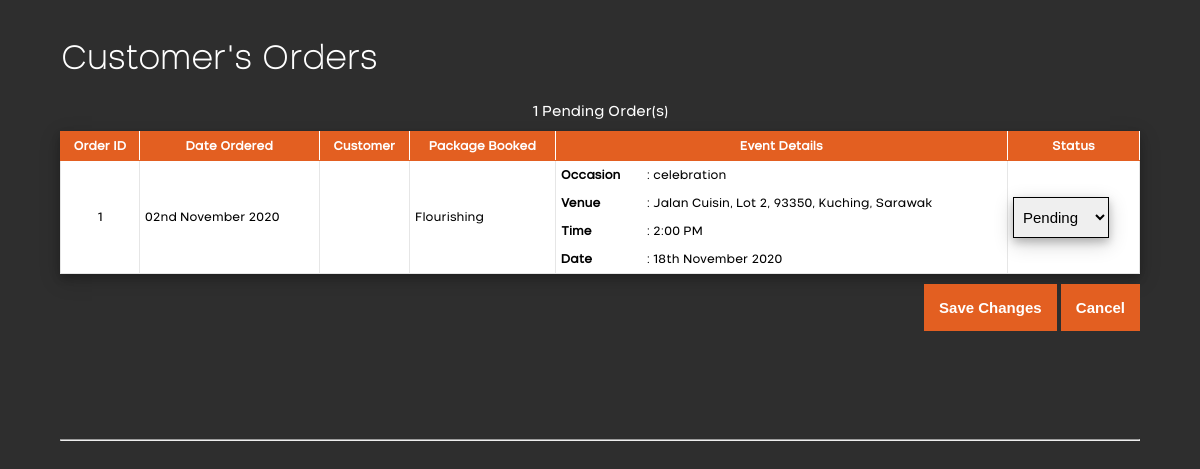
/orderlist.php, run on the app's committed database.
### tables this page shows
CREATE TABLE `orders` (
  `order_id` int(11) NOT NULL,
  `CustomerID` int(11) NOT NULL,
  `order_date` date NOT NULL,
  `order_status` char(10) NOT NULL,
  `occasion` varchar(50) NOT NULL,
  `package_id` int(11) NOT NULL,
  `address` varchar(255) NOT NULL,
  `event_time` time NOT NULL,
  `event_date` date NOT NULL
);

CREATE TABLE `package` (
  `package_id` int(11) NOT NULL,
  `package_name` varchar(255) NOT NULL,
  `package_cuisine` varchar(30) NOT NULL,
  `pax` int(11) NOT NULL,
  `price_per_pax` decimal(5,2) NOT NULL,
  `package_desc` varchar(500) DEFAULT NULL
);

### order_class.php (called while the page is built, shortened)
<?php
class Order{
	private $conn;
	private $tableName="orders";
	public function __construct($db){
		$this->conn = $db;
	}
	public function read(){
		$rows = [];
		$query = " SELECT *
                 FROM userinformation
                 NATURAL RIGHT JOIN ".$this->tableName."
                NATURAL LEFT JOIN package
                ORDER BY order_date";
		$result = @mysqli_query($this->conn,$query);
		while($row = mysqli_fetch_assoc($result)){
			$rows[] = $row;
		}
		return $rows;
	}
}
?>

### orderlist.php (the view, shortened to what this page needs)
<?php include_once "order_class.php" ?>
<!DOCTYPE html>
<html lang="en">
    <head>
		<link rel="stylesheet" type="text/css" href="style.css"/>
	</head>
    <body id="orderlist">
        <?php
            $database = new Database();
            $db = $database->getConnection();
            $order = new Order($db);
            $records = $order->read();
            $pending_rec = [];
            $delivered_rec= [];
            $pendTable_vis ="";
            for ($i=0;$i<count($records);$i++){
                if (strtolower($records[$i]['order_status'])=="pending"){
                    array_push($pending_rec,$records[$i]);
                    continue;
                }
                array_push($delivered_rec,$records[$i]);
            }
        ?>
        <div>
            <h1>Customer's Orders</h1>
        </div>
        <form action="updateorderlist.php" method="post" <?php echo $pendTable_vis ?> onsubmit="return confirm('Are you sure you want to change that order status?');" id="pending_form">
            <table id="orderlisttable_pend" >
                <caption><?php echo count($pending_rec) ?> Pending Order(s)</caption>
                <thead>
                    <tr>
                        <th>Order ID</th>
                        <th>Date Ordered</th>
                        <th>Customer</th>
                        <th>Package Booked</th>
                        <th colspan="2">Event Details</th>
                        <th>Status</th>
                    </tr>
                </thead>
                <tbody>
                    <?php
                        for ($i=0;$i<count($pending_rec);$i++){
                            echo "<tr>";
                                echo "<td  rowspan=\"4\" class=\"fkoff\">".$pending_rec[$i]['order_id']."</td>";
                                echo "<td  rowspan=\"4\">".date_format(date_create($pending_rec[$i]['order_date']),"dS F Y")."</td>";
                                echo "<td  rowspan=\"4\">".$pending_rec[$i]['CustomerFName']." ".$pending_rec[$i]['CustomerLName']."</td>";
                                echo "<td  rowspan=\"4\">".$pending_rec[$i]['package_name']."</td>";
                                echo "<td class=\"noborder\"><b>Occasion</b></td>";
                                echo "<td class=\"noborder\">: ".$pending_rec[$i]['occasion']."</td>";
                                echo "<td rowspan=\"4\">";
                                    echo "<div class=\"ol_customSelect\">";
                                        echo "<select name=\"status_".$i."\">";
                                            echo "<option value=\"pending\">Pending</option>";
                                        echo "</select>";
                                    echo "</div>";
                                echo "</td>";
                            echo "</tr>";
                            echo "<tr>";
                                echo "<td class=\"noborder\"><b>Venue</b></td>";
                                echo "<td class=\"noborder\">: ".$pending_rec[$i]['address']."</td>";
                            echo "</tr>";
                            echo "<tr>";
                                echo "<td class=\"noborder\"><b>Time</b></td>";
                                echo "<td class=\"noborder\">: ".date_format(date_create($pending_rec[$i]['event_time']),"g:i A")."</td>";
                            echo "</tr>";
                            echo "<tr>";
                                echo "<td class=\"noborder\"><b>Date</b></td>";
                                echo "<td class=\"noborder\">: ".date_format(date_create($pending_rec[$i]['event_date']),"dS F Y")."</td>";
                            echo "</tr>";
                        }
                    ?>
                </tbody>
            </table>
            <div id="ol_buttonHolder">
                <input type="submit" value="Save Changes">
                <input type="reset" value="Cancel">
            </div>
        </form>
        <hr/>
        <br/>
    </body>
</html>

### style.css (style rules this page uses)
#orderlist { background-color: #2E2E2E; font-family: Nominee-Medium, sans-serif; scroll-behavior: smooth; max-width: 90%; margin: 0 auto; }
#orderlist > div:first-child { margin-top: 5vh; color: white; }
#orderlist div:first-child h1 { font-family: Nominee-Thin, sans-serif; display: inline-block; margin: 0px; vertical-align: middle; }
#orderlist table .fkoff { text-align: center; }
#orderlist table { min-width: 100%; margin: 0 auto; margin-top: 25px; padding: 40px; border-collapse: collapse; border: 1px solid #ddd; box-shadow: 0 4px 8px 0 rgba(0, 0, 0, 0.2), 0 6px 20px 0 rgba(0, 0, 0, 0.19); font-size: 12px; }
#orderlist table caption { padding-bottom: 10px; font-size: larger; }
#orderlist table th, #orderlist table caption,#orderlist h1 { color: white; }
#orderlist table th, #orderlist table td { padding: 7px 5px; }
#orderlist table td { border-left: 1.5px solid #e6e6e6; border-right: 1.5px solid #e6e6e6; }
#orderlist table tr { background-color: #ffffff; padding-bottom: 10px; }
#orderlist table tr .noborder { border: none; }
#orderlist table tbody tr:nth-child(4n+0), #orderlist table td[rowspan] { border-bottom: 1.5px solid #e6e6e6; }
#pending_form, #orderlist hr { margin-bottom: 10%; }
#orderlisttable_pend th { background-color: #E35F21; border-right:1px solid #ffffff; border-left: 1px solid #E35F21; border-top: 1px solid #E35F21; border-bottom: 1px solid #E35F21; }
#ol_buttonHolder { margin-top: 10px; text-align: right; }
#ol_buttonHolder input { padding: 15px; cursor: pointer; border: 0; background-color: #E35F21; color: white; font-weight: bold; font-size: 15px; }
.ol_customSelect select { padding: 10px 5px; border: 0.5px solid black; cursor: pointer; font-size: 15px; box-shadow: 0 4px 8px 0 rgba(0, 0, 0, 0.2), 0 6px 20px 0 rgba(0, 0, 0, 0.19); }

### data on the page
orders: order_id "1", order_date "02nd November 2020", package.package_name "Flourishing", occasion "celebration", address "Jalan Cuisin, Lot 2, 93350, Kuching, Sarawak", event_time "2:00 PM", event_date "18th November 2020"

### other printed values
count($pending_rec) "1"
